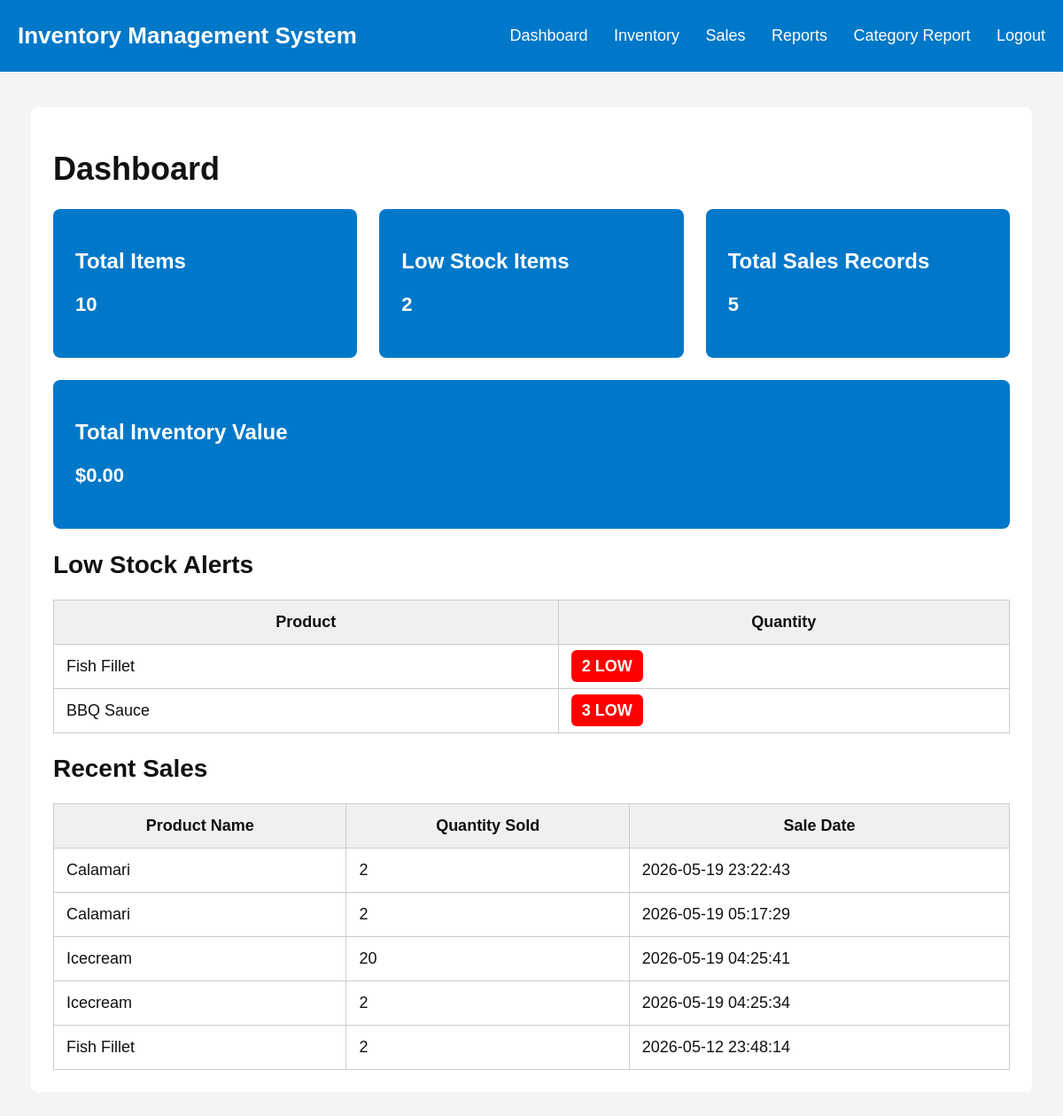
The app's page /, older data.
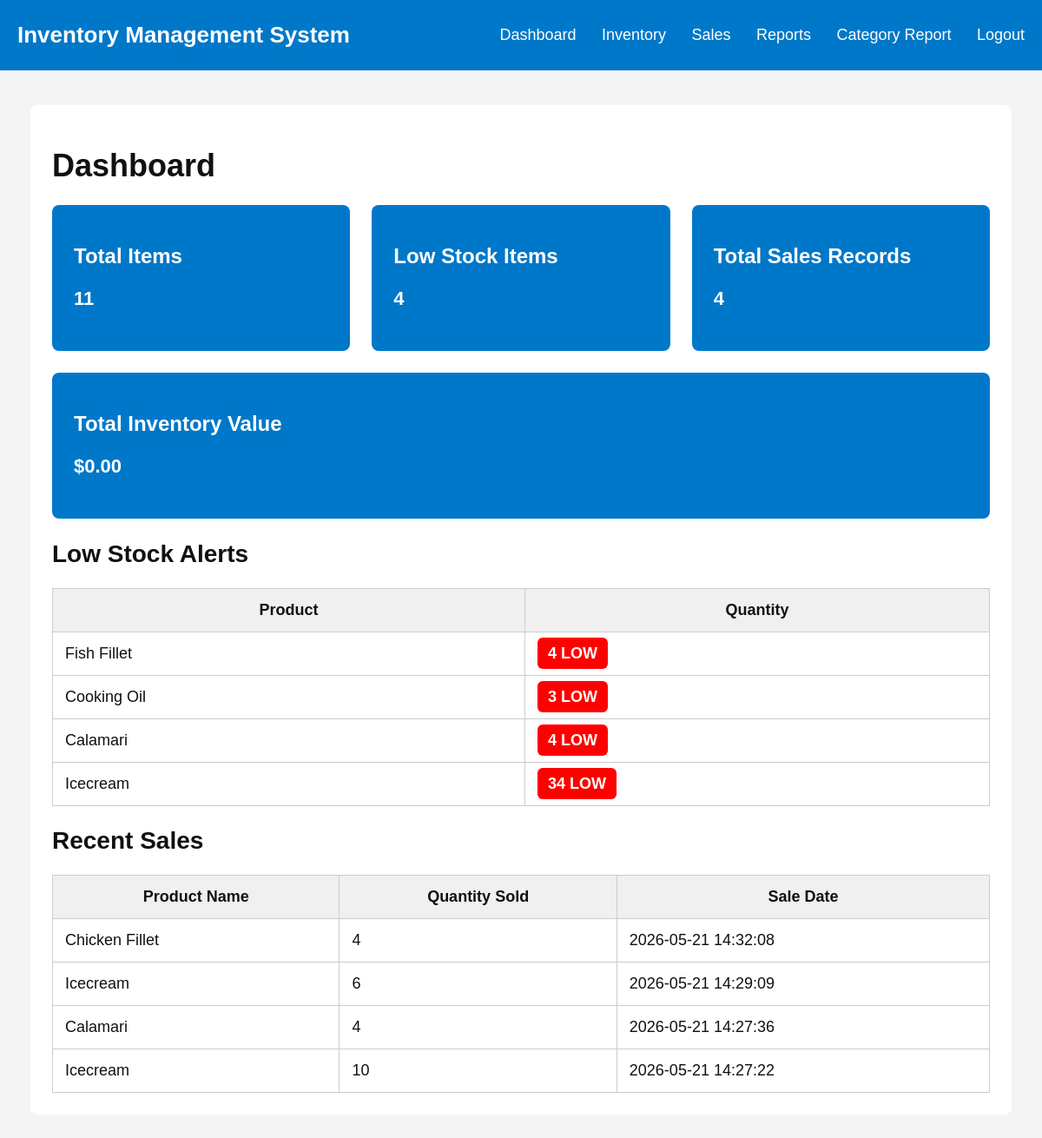
The same page, newer data.
### tables this page shows
CREATE TABLE inventory (
            id INTEGER PRIMARY KEY AUTOINCREMENT,
            product_name TEXT,
            quantity INTEGER,
            category TEXT,
            low_stock_limit INTEGER
        );

CREATE TABLE sales (
            id INTEGER PRIMARY KEY AUTOINCREMENT,
            product_name TEXT,
            quantity_sold INTEGER,
            sale_date TIMESTAMP DEFAULT CURRENT_TIMESTAMP
        );

### app.py (the view)
@app.route("/")
def dashboard():
    conn = get_db_connection()
    total_items = conn.execute("SELECT COUNT(*) FROM inventory").fetchone()[0]
    total_sales = conn.execute("SELECT COUNT(*) FROM sales").fetchone()[0]
    total_inventory_value = conn.execute("""
        SELECT SUM(quantity * unit_price) FROM inventory
    """).fetchone()[0] or 0
    low_stock_items = conn.execute("""
        SELECT * FROM inventory
        WHERE quantity <= low_stock_limit
    """).fetchall()
    recent_sales = conn.execute("""
        SELECT * FROM sales
        ORDER BY id DESC
        LIMIT 5
    """).fetchall()
    conn.close()
    return render_template(
        "dashboard.html",
        total_items=total_items,
        total_sales=total_sales,
        total_inventory_value=total_inventory_value,
        low_stock_count=len(low_stock_items),
        low_stock_items=low_stock_items,
        recent_sales=recent_sales
    )

### app.py (called while the page is built)
def get_db_connection():
    conn = sqlite3.connect(DATABASE)
    conn.row_factory = sqlite3.Row
    return conn

### templates/dashboard.html
{% extends "base.html" %}
{% block content %}
<h1>Dashboard</h1>
<div class="cards">
    <div class="card">
        <h2>Total Items</h2>
        <p>{{ total_items }}</p>
    </div>
    <div class="card">
        <h2>Low Stock Items</h2>
        <p>{{ low_stock_count }}</p>
    </div>
    <div class="card">
        <h2>Total Sales Records</h2>
        <p>{{ total_sales }}</p>
    </div>
    <div class="card">
        <h2>Total Inventory Value</h2>
        <p>${{ "%.2f"|format(total_inventory_value) }}</p>
    </div>
</div>
<h2>Low Stock Alerts</h2>
<table>
    <tr>
        <th>Product</th>
        <th>Quantity</th>
    </tr>
    {% for item in low_stock_items %}
    <tr>
        <td>{{ item.product_name }}</td>
        <td><span class="badge-low">{{ item.quantity }} LOW</span></td>
    </tr>
    {% else %}
    <tr>
        <td colspan="2">No low stock items</td>
    </tr>
    {% endfor %}
</table>
<h2>Recent Sales</h2>
<table>
    <tr>
        <th>Product Name</th>
        <th>Quantity Sold</th>
        <th>Sale Date</th>
    </tr>
    {% for sale in recent_sales %}
    <tr>
        <td>{{ sale.product_name }}</td>
        <td>{{ sale.quantity_sold }}</td>
        <td>{{ sale.sale_date }}</td>
    </tr>
    {% else %}
    <tr>
        <td colspan="3">No recent sales</td>
    </tr>
    {% endfor %}
</table>
{% endblock %}

Row changes from the older to the newer data that the page shows:
no longer on this page (row edited): inventory: product_name "BBQ Sauce", quantity "3"
removed sales: product_name "Calamari", quantity_sold "2", sale_date "2026-05-19 23:22:43"
removed sales: product_name "Calamari", quantity_sold "2", sale_date "2026-05-19 05:17:29"
removed sales: product_name "Icecream", quantity_sold "2", sale_date "2026-05-19 04:25:34"
removed sales: product_name "Fish Fillet", quantity_sold "2", sale_date "2026-05-12 23:48:14"
changed inventory "Fish Fillet": quantity "2" → "4"
now on this page (row edited): inventory: product_name "Cooking Oil", quantity "3"
added inventory: product_name "Calamari", quantity "4"
now on this page (row edited): inventory: product_name "Icecream", quantity "34"
added sales: product_name "Chicken Fillet", quantity_sold "4", sale_date "2026-05-21 14:32:08"
changed sales (number 2 of 4 on the later page): quantity_sold "20" → "6"; sale_date "2026-05-19 04:25:41" → "2026-05-21 14:29:09"
added sales: product_name "Calamari", quantity_sold "4", sale_date "2026-05-21 14:27:36"
added sales: product_name "Icecream", quantity_sold "10", sale_date "2026-05-21 14:27:22"
Text that changed along with them:
{{ total_items }}: "10" → "11"
{{ low_stock_count }}: "2" → "4"
{{ total_sales }}: "5" → "4"
